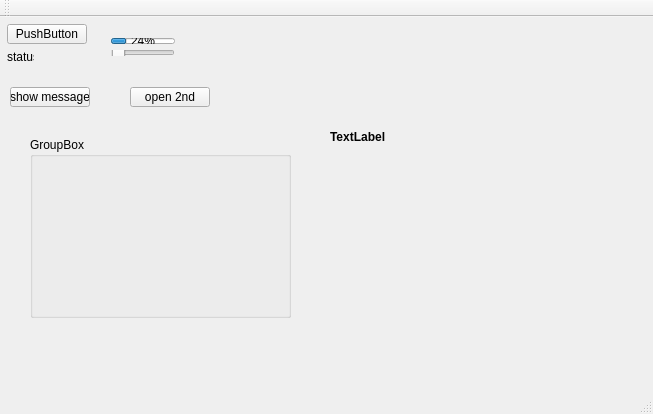
<?xml version="1.0" encoding="UTF-8"?>
<ui version="4.0">
 <class>MainWindow</class>
 <widget class="QMainWindow" name="MainWindow">
  <property name="geometry">
   <rect>
    <x>0</x>
    <y>0</y>
    <width>653</width>
    <height>414</height>
   </rect>
  </property>
  <property name="windowTitle">
   <string>MainWindow</string>
  </property>
  <widget class="QWidget" name="centralWidget">
   <widget class="QPushButton" name="pushButton">
    <property name="geometry">
     <rect>
      <x>7</x>
      <y>7</y>
      <width>80</width>
      <height>20</height>
     </rect>
    </property>
    <property name="text">
     <string>PushButton</string>
    </property>
   </widget>
   <widget class="QLabel" name="label">
    <property name="geometry">
     <rect>
      <x>7</x>
      <y>32</y>
      <width>27</width>
      <height>16</height>
     </rect>
    </property>
    <property name="text">
     <string>status</string>
    </property>
   </widget>
   <widget class="QPushButton" name="pushButton_2">
    <property name="geometry">
     <rect>
      <x>10</x>
      <y>70</y>
      <width>80</width>
      <height>20</height>
     </rect>
    </property>
    <property name="text">
     <string>show message</string>
    </property>
   </widget>
   <widget class="QPushButton" name="pushButton_3">
    <property name="geometry">
     <rect>
      <x>130</x>
      <y>70</y>
      <width>80</width>
      <height>20</height>
     </rect>
    </property>
    <property name="text">
     <string>open 2nd</string>
    </property>
   </widget>
   <widget class="QGroupBox" name="groupBox">
    <property name="geometry">
     <rect>
      <x>30</x>
      <y>120</y>
      <width>261</width>
      <height>181</height>
     </rect>
    </property>
    <property name="title">
     <string>GroupBox</string>
    </property>
   </widget>
   <widget class="QWidget" name="layoutWidget">
    <property name="geometry">
     <rect>
      <x>100</x>
      <y>10</y>
      <width>86</width>
      <height>40</height>
     </rect>
    </property>
    <layout class="QVBoxLayout" name="verticalLayout">
     <item>
      <widget class="QProgressBar" name="progressBar">
       <property name="value">
        <number>24</number>
       </property>
      </widget>
     </item>
     <item>
      <widget class="QSlider" name="horizontalSlider">
       <property name="orientation">
        <enum>Qt::Horizontal</enum>
       </property>
      </widget>
     </item>
    </layout>
   </widget>
   <widget class="QLabel" name="label_2">
    <property name="geometry">
     <rect>
      <x>330</x>
      <y>100</y>
      <width>121</width>
      <height>41</height>
     </rect>
    </property>
    <property name="text">
     <string>&lt;html&gt;&lt;head/&gt;&lt;body&gt;&lt;p&gt;&lt;span style=&quot; font-weight:600;&quot;&gt;TextLabel&lt;/span&gt;&lt;/p&gt;&lt;/body&gt;&lt;/html&gt;</string>
    </property>
   </widget>
  </widget>
  <widget class="QMenuBar" name="menuBar">
   <property name="geometry">
    <rect>
     <x>0</x>
     <y>0</y>
     <width>653</width>
     <height>20</height>
    </rect>
   </property>
  </widget>
  <widget class="QToolBar" name="mainToolBar">
   <attribute name="toolBarArea">
    <enum>TopToolBarArea</enum>
   </attribute>
   <attribute name="toolBarBreak">
    <bool>false</bool>
   </attribute>
  </widget>
  <widget class="QStatusBar" name="statusBar"/>
 </widget>
 <layoutdefault spacing="6" margin="11"/>
 <tabstops>
  <tabstop>pushButton</tabstop>
  <tabstop>horizontalSlider</tabstop>
  <tabstop>pushButton_2</tabstop>
 </tabstops>
 <resources/>
 <connections/>
</ui>
